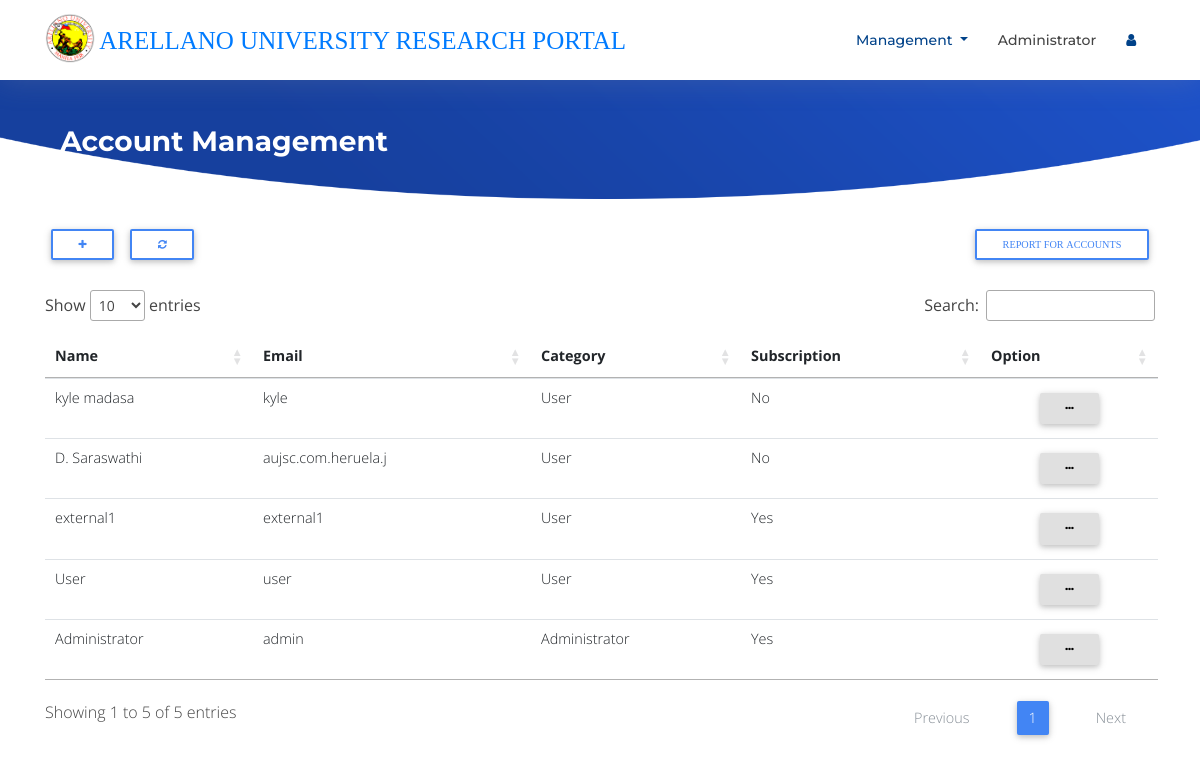
/account/account.php (signed in), run on the app's committed database.
### tables this page shows
CREATE TABLE `tblaccount` (
  `id` int(100) NOT NULL,
  `name` varchar(200) NOT NULL,
  `username` varchar(100) NOT NULL,
  `pass` varchar(200) NOT NULL,
  `email` varchar(100) NOT NULL,
  `status` varchar(20) NOT NULL,
  `ucategory` varchar(20) NOT NULL,
  `subcribe` varchar(20) NOT NULL,
  `datesub_start` varchar(20) NOT NULL,
  `datesub_end` varchar(20) NOT NULL
);

### account/functions/DB.func.php (called while the page is built, shortened)
<?php
function get_users($connect)
{
	$sql = "SELECT * FROM tblaccount ORDER BY id DESC";
	$result = $connect->query($sql);
	if ($result->num_rows > 0) {
		return $result;
	}
}

### account/account.php (the view, shortened to what this page needs)
<?php
  include "inc/header.php";
?>
<section id="intro" class="clearfix">
  <div class="container">
    <h3 style="color:#fff;">&nbsp;<b> Account Management </b></h3>
  </div>
</section>
<div class="container">
  <button type="button" class="btn btn-outline-primary btn-sm" data-toggle="modal" data-target="#create-project">
    <i class="fa fa-plus"></i>
  </button>
  <a href="./account.php"><button type="button" class="btn btn-outline-primary btn-sm">
      <i class="fa fa-refresh" aria-hidden="true"></i>
    </button>
  </a>
  <a href="../account/report/subscribe_report.php"><button type="button" class="btn btn-outline-primary btn-sm" style="float: right;"><i class="fa fa-report" aria-hidden="true">Report for Accounts</i></button></a>
  <br />
  <br />
  <div class="table-responsive-lg">
    <table id="research" class="table table-hover">
      <thead>
        <tr>
          <th scope="col">Name</th>
          <th scope="col">Email</th>
          <th scope="col">Category</th>
          <th scope="col">Subscription</th>
          <th scope="col" align="center">Option</th>
        </tr>
      </thead>
      <tbody>
        <?php
        $result = get_users($connect);
        if ($result->num_rows > 0) {
          while ($data = mysqli_fetch_array($result)) {
        ?>
            <tr>
              <td><?php echo $data['name'] ?></a></td>
              <td><?php echo $data['username'] ?></a></td>
              <td><?php echo $data['ucategory'] ?></td>
              <td><?php echo $data['subcribe'] ?></td>
              <td align="center">
                <div class="dropdown">
                  <button class="btn btn-light btn-sm" type="button" id="option" data-toggle="dropdown" aria-haspopup="true" aria-expanded="false">
                    <i class="fa fa-ellipsis-h"></i>
                  </button>
                </div>
              </td>
            </tr>
        <?php
          }
        }
        ?>
      </tbody>
    </table>
  </div>
</div>

### resource/css/style_management.css (style rules this page uses)
body { background: #fff; color: #444; font-family: "Open Sans", sans-serif; }
a { color: #007bff; transition: 0.5s; }
h1, h2, h3, h4, h5, h6 { font-family: "Montserrat", sans-serif; font-weight: 400; margin: 0 0 20px 0; padding: 0; }
#intro { width: 100%; position: relative; background: url("../img/intro-bg.png") center bottom no-repeat; background-size: cover; padding: 125px 0 20px 0; }

### data on the page
tblaccount: name "kyle madasa", username "kyle", ucategory "User", subcribe "No"
tblaccount: name "D. Saraswathi", username "aujsc.com.heruela.j", ucategory "User", subcribe "No"
tblaccount: name "external1", username "external1", ucategory "User", subcribe "Yes"
tblaccount: name "User", username "user", ucategory "User", subcribe "Yes"
tblaccount: name "Administrator", username "admin", ucategory "Administrator", subcribe "Yes"

### other printed values
$_SESSION['name'] "Administrator"
